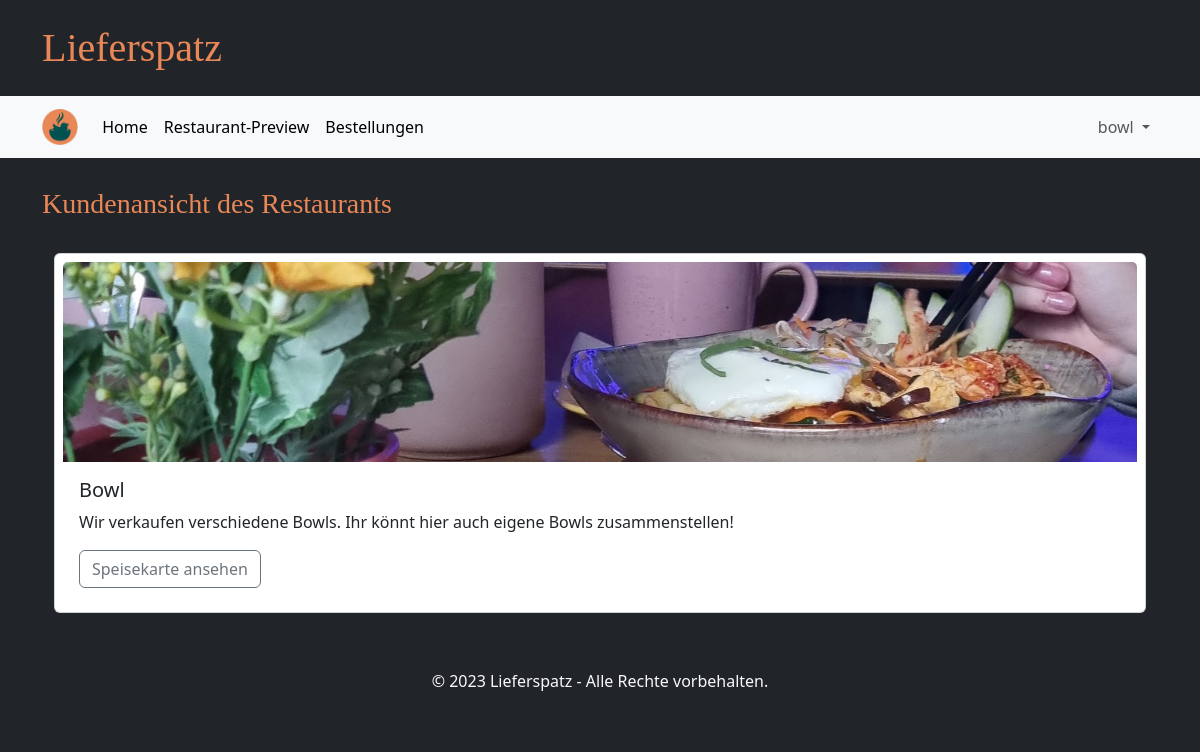
Page /restaurants/ (signed in) on the committed database.
### tables this page shows
CREATE TABLE GeschaeftsAccount(
            Username TEXT PRIMARY KEY NOT NULL,
            Passwort TEXT NOT NULL,
            Restaurantname TEXT NOT NULL,
            Beschreibung TEST NOT NULL,
            Strasse TEXT NOT NULL,
            Hausnummer INTEGER NOT NULL,
            Plz INTEGER NOT NULL
        );

### main.py (the view)
@app.route("/restaurants/")
def restaurants_page():
    if "user" in session and not "business" in session:
        day_index = datetime.datetime.now().weekday()
        restaurants = database.get_restaurants_near_and_open(session["user"], WEEKDAYS[day_index])
        image_names = os.listdir(app.config['UPLOAD_FOLDER'])
        image_tuples = list(map(os.path.splitext, image_names))
        for restaurant in restaurants:
            restaurant["image_path"] = DEFAULT_IMAGE
            for index, value in enumerate(image_tuples):
                if restaurant["username"] == value[0]:
                    restaurant["image_path"] = 'business/' + value[0] + value[1]
                    image_tuples.pop(index)
                    break
        return render_template("restaurants.html", restaurants=restaurants)
    elif "user" in session and "business" in session:
            restaurant = database.get_restaurant(session["user"])
            image_name = os.listdir(app.config['UPLOAD_FOLDER'])
            image_tuple = list(map(os.path.splitext, image_name))
            restaurant["image_path"] = DEFAULT_IMAGE
            for index, value in enumerate(image_tuple):
                if restaurant["username"] == value[0]:
                    restaurant["image_path"] = 'business/' + value[0] + value[1]
                    image_tuple.pop(index)
                    break
            return render_template("restaurant_preview.html", restaurant=restaurant)
    else:
        return redirect(url_for("login_customer_page"))

### database.py (called while the page is built)
def getData(sql, params = ()):
    dbcon = sqlite3.connect("instance/db.db")
    cursor = dbcon.cursor()
    cursor.execute(sql, params)
    return cursor

def get_restaurant(username):
    request_pointer = getData("""SELECT Username, Restaurantname, Beschreibung, Strasse, Hausnummer, Plz
                              FROM GeschaeftsAccount
                              WHERE Username = ? """,(username,))
    result = request_pointer.fetchone()
    restaurant = {
            "username": result[0],
            "name": result[1],
            "description": result[2],
            "street": result[3],
            "housenumber": result[4],
            "postalcode": result[5]
        }
    return restaurant

### templates/restaurant_preview.html (shortened to what this page needs)
{% extends "base.html" %}
{% block heading %}Kundenansicht des Restaurants{% endblock %}
{% block content %}
      <div class="card mt-2 mb-4 p-2">
      <img src="{{ url_for('static', filename=restaurant['image_path']) }}" class="card-img-top restau-image" alt="...">
      <div class="card-body">
          <h5 class="card-title">{{ restaurant['name'] }}</h5>
          <p class="card-text">{{ restaurant['description'] }}</p>
          <a href="{{ url_for('menue_preview_page', username=restaurant['username']) }}" class="btn btn-outline-secondary">Speisekarte ansehen</a>
      </div>
      </div>
{% endblock %}

### static/style.css (style rules this page uses)
.restau-image { height: 200px; object-fit: cover; }

### rows in the picture
GeschaeftsAccount: name "Bowl", description "Wir verkaufen verschiedene Bowls. Ihr könnt hier auch eigene Bowls zusammenstellen!"

### other values in the picture
{{ session['user'] }} "bowl"
